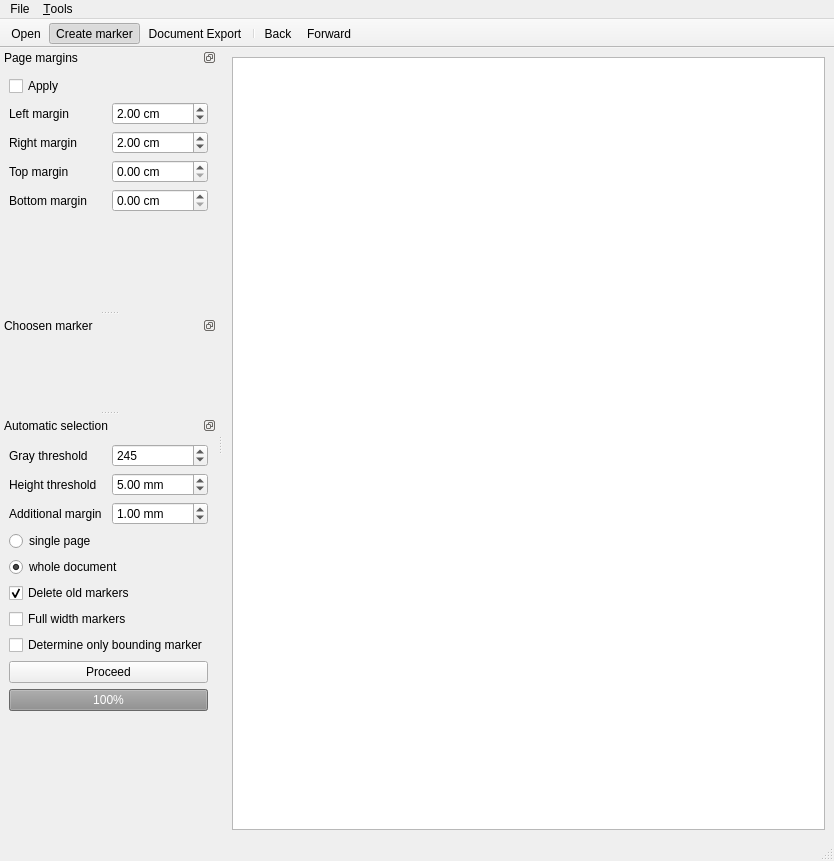
<?xml version="1.0" encoding="UTF-8"?>
<ui version="4.0">
 <class>MainWindow</class>
 <widget class="QMainWindow" name="MainWindow">
  <property name="geometry">
   <rect>
    <x>0</x>
    <y>0</y>
    <width>834</width>
    <height>861</height>
   </rect>
  </property>
  <property name="windowTitle">
   <string>PDF Summarizer</string>
  </property>
  <widget class="QWidget" name="centralwidget">
   <layout class="QVBoxLayout" name="verticalLayout_2">
    <item>
     <widget class="PdfView" name="m_view"/>
    </item>
   </layout>
  </widget>
  <widget class="QMenuBar" name="menubar">
   <property name="geometry">
    <rect>
     <x>0</x>
     <y>0</y>
     <width>834</width>
     <height>20</height>
    </rect>
   </property>
   <widget class="QMenu" name="menuDatei">
    <property name="title">
     <string>File</string>
    </property>
    <addaction name="action_open"/>
   </widget>
   <widget class="QMenu" name="menu_Tools">
    <property name="title">
     <string>&amp;Tools</string>
    </property>
    <addaction name="actionAutocut"/>
   </widget>
   <addaction name="menuDatei"/>
   <addaction name="menu_Tools"/>
  </widget>
  <widget class="QStatusBar" name="statusbar"/>
  <widget class="QDockWidget" name="dockWidget">
   <property name="features">
    <set>QDockWidget::DockWidgetFloatable|QDockWidget::DockWidgetMovable</set>
   </property>
   <property name="windowTitle">
    <string>Page margins</string>
   </property>
   <attribute name="dockWidgetArea">
    <number>1</number>
   </attribute>
   <widget class="QWidget" name="dockWidgetContents">
    <layout class="QVBoxLayout" name="verticalLayout">
     <item>
      <widget class="QCheckBox" name="cbActivateAutoWidth">
       <property name="text">
        <string>Apply</string>
       </property>
       <property name="checked">
        <bool>false</bool>
       </property>
       <property name="tristate">
        <bool>false</bool>
       </property>
      </widget>
     </item>
     <item>
      <layout class="QGridLayout" name="gridLayout">
       <item row="0" column="0">
        <widget class="QLabel" name="label">
         <property name="text">
          <string>Left margin</string>
         </property>
        </widget>
       </item>
       <item row="1" column="0">
        <widget class="QLabel" name="label_2">
         <property name="text">
          <string>Right margin</string>
         </property>
        </widget>
       </item>
       <item row="0" column="1">
        <widget class="QDoubleSpinBox" name="dsLeftMargin">
         <property name="specialValueText">
          <string/>
         </property>
         <property name="suffix">
          <string> cm</string>
         </property>
         <property name="singleStep">
          <double>0.100000000000000</double>
         </property>
         <property name="value">
          <double>2.000000000000000</double>
         </property>
        </widget>
       </item>
       <item row="1" column="1">
        <widget class="QDoubleSpinBox" name="dsRightMargin">
         <property name="suffix">
          <string> cm</string>
         </property>
         <property name="singleStep">
          <double>0.100000000000000</double>
         </property>
         <property name="value">
          <double>2.000000000000000</double>
         </property>
        </widget>
       </item>
       <item row="2" column="0">
        <widget class="QLabel" name="label_6">
         <property name="text">
          <string>Top margin</string>
         </property>
        </widget>
       </item>
       <item row="2" column="1">
        <widget class="QDoubleSpinBox" name="dsTopMargin">
         <property name="suffix">
          <string> cm</string>
         </property>
         <property name="singleStep">
          <double>0.100000000000000</double>
         </property>
        </widget>
       </item>
       <item row="3" column="0">
        <widget class="QLabel" name="label_7">
         <property name="text">
          <string>Bottom margin</string>
         </property>
        </widget>
       </item>
       <item row="3" column="1">
        <widget class="QDoubleSpinBox" name="dsBottomMargin">
         <property name="suffix">
          <string> cm</string>
         </property>
         <property name="singleStep">
          <double>0.100000000000000</double>
         </property>
        </widget>
       </item>
      </layout>
     </item>
     <item>
      <spacer name="verticalSpacer">
       <property name="orientation">
        <enum>Qt::Vertical</enum>
       </property>
       <property name="sizeHint" stdset="0">
        <size>
         <width>20</width>
         <height>40</height>
        </size>
       </property>
      </spacer>
     </item>
    </layout>
   </widget>
  </widget>
  <widget class="QDockWidget" name="dockWidget_2">
   <property name="features">
    <set>QDockWidget::DockWidgetFloatable|QDockWidget::DockWidgetMovable</set>
   </property>
   <property name="windowTitle">
    <string>Choosen marker</string>
   </property>
   <attribute name="dockWidgetArea">
    <number>1</number>
   </attribute>
   <widget class="QWidget" name="dockWidgetContents_2">
    <layout class="QVBoxLayout" name="verticalLayout_4">
     <item>
      <widget class="DocumentMarkerGui" name="markerProperties" native="true">
       <property name="enabled">
        <bool>false</bool>
       </property>
      </widget>
     </item>
     <item>
      <spacer name="verticalSpacer_3">
       <property name="orientation">
        <enum>Qt::Vertical</enum>
       </property>
       <property name="sizeHint" stdset="0">
        <size>
         <width>20</width>
         <height>40</height>
        </size>
       </property>
      </spacer>
     </item>
    </layout>
   </widget>
  </widget>
  <widget class="QToolBar" name="toolBar">
   <property name="windowTitle">
    <string>Standardleiste</string>
   </property>
   <property name="movable">
    <bool>false</bool>
   </property>
   <property name="toolButtonStyle">
    <enum>Qt::ToolButtonTextBesideIcon</enum>
   </property>
   <attribute name="toolBarArea">
    <enum>TopToolBarArea</enum>
   </attribute>
   <attribute name="toolBarBreak">
    <bool>false</bool>
   </attribute>
   <addaction name="action_open"/>
   <addaction name="actionEnableMarker"/>
   <addaction name="actionLatex"/>
   <addaction name="separator"/>
   <addaction name="actionBack"/>
   <addaction name="actionForward"/>
  </widget>
  <widget class="QDockWidget" name="dockWidget_3">
   <property name="features">
    <set>QDockWidget::DockWidgetFloatable|QDockWidget::DockWidgetMovable</set>
   </property>
   <property name="windowTitle">
    <string>Automatic selection</string>
   </property>
   <attribute name="dockWidgetArea">
    <number>1</number>
   </attribute>
   <widget class="QWidget" name="dockWidgetContents_3">
    <layout class="QVBoxLayout" name="verticalLayout_3">
     <item>
      <layout class="QGridLayout" name="gridLayout_2">
       <item row="0" column="0">
        <widget class="QLabel" name="label_3">
         <property name="text">
          <string>Gray threshold</string>
         </property>
        </widget>
       </item>
       <item row="0" column="1">
        <widget class="QSpinBox" name="spGreyThreshold">
         <property name="toolTip">
          <string>0=black, 255=white; everything below that threshold wil be recognized as content</string>
         </property>
         <property name="maximum">
          <number>255</number>
         </property>
         <property name="value">
          <number>245</number>
         </property>
        </widget>
       </item>
       <item row="1" column="0">
        <widget class="QLabel" name="label_4">
         <property name="text">
          <string>Height threshold</string>
         </property>
        </widget>
       </item>
       <item row="1" column="1">
        <widget class="QDoubleSpinBox" name="dspHeightThreshold">
         <property name="suffix">
          <string> mm</string>
         </property>
         <property name="minimum">
          <double>1.500000000000000</double>
         </property>
         <property name="maximum">
          <double>50.000000000000000</double>
         </property>
         <property name="value">
          <double>5.000000000000000</double>
         </property>
        </widget>
       </item>
       <item row="2" column="0">
        <widget class="QLabel" name="label_5">
         <property name="text">
          <string>Additional margin</string>
         </property>
        </widget>
       </item>
       <item row="2" column="1">
        <widget class="QDoubleSpinBox" name="doubleSpinBox">
         <property name="suffix">
          <string> mm</string>
         </property>
         <property name="maximum">
          <double>50.990000000000002</double>
         </property>
         <property name="singleStep">
          <double>0.100000000000000</double>
         </property>
         <property name="value">
          <double>1.000000000000000</double>
         </property>
        </widget>
       </item>
      </layout>
     </item>
     <item>
      <widget class="QRadioButton" name="rbOnePage">
       <property name="text">
        <string>single page</string>
       </property>
      </widget>
     </item>
     <item>
      <widget class="QRadioButton" name="rbCompleteDocument">
       <property name="text">
        <string>whole document</string>
       </property>
       <property name="checked">
        <bool>true</bool>
       </property>
      </widget>
     </item>
     <item>
      <widget class="QCheckBox" name="cbRemoveAutomatic">
       <property name="text">
        <string>Delete old markers</string>
       </property>
       <property name="checked">
        <bool>true</bool>
       </property>
      </widget>
     </item>
     <item>
      <widget class="QCheckBox" name="cbCompletePageWidth">
       <property name="text">
        <string>Full width markers</string>
       </property>
      </widget>
     </item>
     <item>
      <widget class="QCheckBox" name="cbBoundingBox">
       <property name="text">
        <string>Determine only bounding marker</string>
       </property>
      </widget>
     </item>
     <item>
      <widget class="QPushButton" name="pbAutoMark">
       <property name="text">
        <string>Proceed</string>
       </property>
      </widget>
     </item>
     <item>
      <widget class="QProgressBar" name="m_pbAutoProgressBar">
       <property name="enabled">
        <bool>false</bool>
       </property>
       <property name="value">
        <number>100</number>
       </property>
      </widget>
     </item>
     <item>
      <spacer name="verticalSpacer_2">
       <property name="orientation">
        <enum>Qt::Vertical</enum>
       </property>
       <property name="sizeHint" stdset="0">
        <size>
         <width>20</width>
         <height>40</height>
        </size>
       </property>
      </spacer>
     </item>
    </layout>
   </widget>
  </widget>
  <action name="action_open">
   <property name="icon">
    <iconset theme="document-open">
     <normaloff/>
    </iconset>
   </property>
   <property name="text">
    <string>Open</string>
   </property>
   <property name="toolTip">
    <string>Open file</string>
   </property>
  </action>
  <action name="actionEnableMarker">
   <property name="checkable">
    <bool>true</bool>
   </property>
   <property name="checked">
    <bool>true</bool>
   </property>
   <property name="icon">
    <iconset theme="list-add">
     <normaloff/>
    </iconset>
   </property>
   <property name="text">
    <string>Create marker</string>
   </property>
   <property name="toolTip">
    <string>Create marker</string>
   </property>
  </action>
  <action name="actionLatex">
   <property name="icon">
    <iconset theme="document-properties">
     <normaloff/>
    </iconset>
   </property>
   <property name="text">
    <string>Document Export</string>
   </property>
   <property name="toolTip">
    <string>Document Export</string>
   </property>
  </action>
  <action name="actionBack">
   <property name="icon">
    <iconset theme="go-previous">
     <normaloff/>
    </iconset>
   </property>
   <property name="text">
    <string>Back</string>
   </property>
   <property name="toolTip">
    <string>Back</string>
   </property>
  </action>
  <action name="actionForward">
   <property name="icon">
    <iconset theme="go-next">
     <normaloff/>
    </iconset>
   </property>
   <property name="text">
    <string>Forward</string>
   </property>
   <property name="toolTip">
    <string>Forward</string>
   </property>
  </action>
  <action name="actionAutocut">
   <property name="text">
    <string>Autocut</string>
   </property>
  </action>
 </widget>
 <customwidgets>
  <customwidget>
   <class>PdfView</class>
   <extends>QGraphicsView</extends>
   <header>pdfview.h</header>
  </customwidget>
  <customwidget>
   <class>DocumentMarkerGui</class>
   <extends>QWidget</extends>
   <header>documentmarkergui.h</header>
   <container>1</container>
  </customwidget>
 </customwidgets>
 <resources/>
 <connections/>
</ui>
